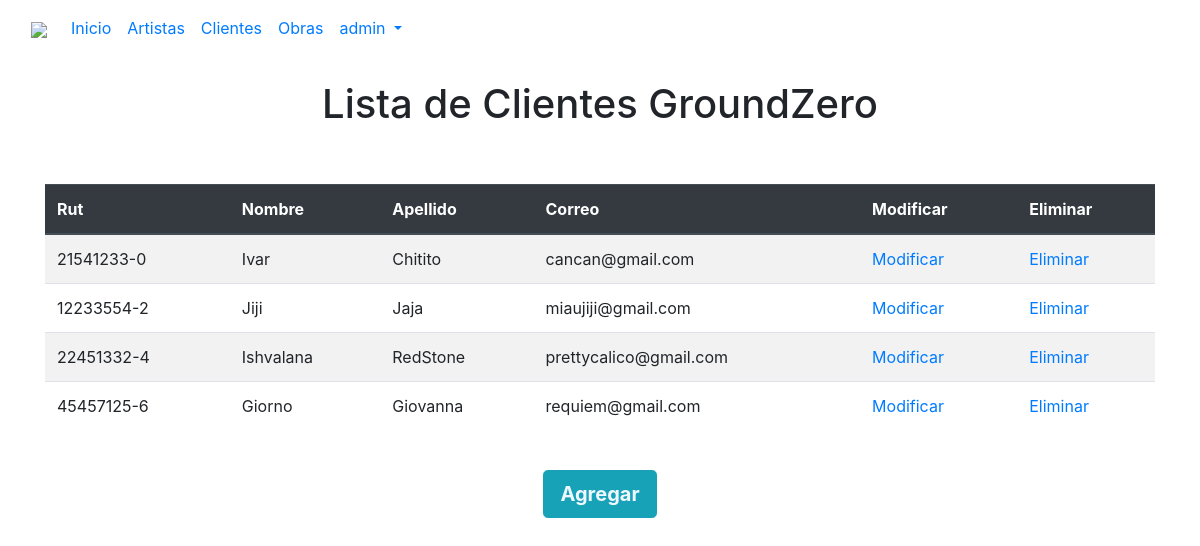
The app's page /clientes/crud_clientes (signed in) with its own data.
### clientes/models.py (models this page shows, shortened)
class Cliente(AbstractBaseUser, PermissionsMixin):
    rut        = models.CharField(max_length=13, primary_key=True)
    first_name = models.CharField(max_length=25, blank=False, null=True)
    last_name  = models.CharField(max_length=25, blank=False, null=True)
    ap_materno = models.CharField(max_length=25, blank=False, null=True)
    fec_nac    = models.DateField(blank=False, null=True)
    tele       = models.CharField(max_length=20, blank=False, null=True)
    region     = models.CharField(max_length=20, blank=False, null=True)
    ciudad     = models.CharField(max_length=20, blank=False, null=True)
    comuna     = models.CharField(max_length=20, blank=False, null=True)
    dire       = models.CharField(max_length=100, blank=False, null=True)
    email      = models.EmailField(max_length=40, blank=False, null=False, unique=True)
    password   = models.CharField(max_length=128, blank=False, null=False)
    is_active  = models.BooleanField(default=True)
    groups = models.ManyToManyField(Group, related_name='clientes', blank=True)
    user_permissions = models.ManyToManyField(Permission, related_name='clientes', blank=True)
    USERNAME_FIELD = 'email'
    REQUIRED_FIELDS = ['rut']

### clientes/views.py (the view)
# urls.py: path('crud_clientes', views.crud_clientes, name='crud_clientes'),
@login_required
def crud_clientes(request):
    clientes = Cliente.objects.all()
    context = {'clientes':clientes}
    print("enviando datos...")
    return render(request, "clientes/clientes_list.html", context)

### clientes/templates/clientes/clientes_list.html (shortened to what this page needs)
{% load static %}
<!DOCTYPE html>
<html lang="en">
<head>
    <link rel="stylesheet" href="https://stackpath.bootstrapcdn.com/bootstrap/4.4.1/css/bootstrap.min.css">
</head>
<body>
    <nav class="navbar navbar-expand-lg bg-body-tertiary">
        <div class="container-fluid">
          <a class="navbar-brand" href="index.html" ><img src="img/logo GZ.png"></a>
          <div class="collapse navbar-collapse" id="navbarNav">
            <ul class="navbar-nav">
              <li class="nav-item">
                <a class="nav-link active" aria-current="page" href="index.html">Inicio</a>
              </li>
              <li class="nav-item">
                <a class="nav-link" href="crud_artistas">Artistas</a>
              </li>
            <li class="nav-item">
              <a class="nav-link" href="crud_clientes">Clientes</a>
            </li>
              <li class="nav-item">
                <a class="nav-link" href="crud_obras">Obras</a>
              </li>
              <li class="nav-item-dropdown">
                <a class="nav-link dropdown-toggle" href="#" id="navbarDropdown" role="button" data-toggle="dropdown" aria-haspopup="true" aria-expanded="false">
               {% if user.is_authenticated %}
                   {{user.username}}
                {% else %}
                   <a href="{% url 'login' %}">login</a>
                {% endif %}
                </a>
            </li>
            </div>
          </div>
      </nav>
    <div class="table-container">
        <div class="container mt-4">
            <h1 class="titulo text-center">Lista de Clientes GroundZero</h1>
            <br>
            <br>
            <table class="table table-striped">
                <thead class="thead-dark">
                    <th>Rut</th>
                    <th>Nombre</th>
                    <th>Apellido</th>
                    <th>Correo</th>
                    <th>Modificar</th>
                    <th>Eliminar</th>
                </thead>
                {% for x in clientes %}
                    <tr>
                        <td>{{ x.rut }}</td>
                        <td>{{ x.first_name }}</td>
                        <td>{{ x.last_name }}</td>
                        <td>{{ x.email }}</td>
                        <td><a href="{% url 'clientes_edit' pk=x.rut %}">Modificar</a></td>
                        <td><a href="{% url 'clientes_del' pk=x.rut %}">Eliminar</a></td>
                    </tr>
                {% endfor %}
            </table>
            <br>
            <div class="text-center">
                <button type="button" class="btn btn-info btn-lg">
                    <a href="{% url 'clientes_add' %}" style="color: aliceblue; font-weight: bold;">Agregar</a>
                </button>
            </div>
        </div>
    </div>
</body>
</html>

### records on screen
Cliente: rut "21541233-0", first_name "Ivar", last_name "Chitito", email "cancan@gmail.com"
Cliente: rut "12233554-2", first_name "Jiji", last_name "Jaja", email "miaujiji@gmail.com"
Cliente: rut "22451332-4", first_name "Ishvalana", last_name "RedStone", email "prettycalico@gmail.com"
Cliente: rut "45457125-6", first_name "Giorno", last_name "Giovanna", email "requiem@gmail.com"

### other values on screen
{{ user.username }} "admin"
